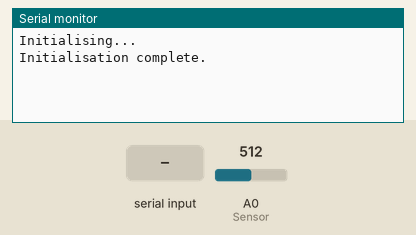
Simulated run of this sketch. Board: Arduino Uno, built with avr-gcc and run on an emulated ATmega328P. Parts: the last lines printed to the serial monitor. The inputs (shaded band) are chosen by the test bench; at power-on: A0 (Sensor) = 512.

Above: at 1.4 s.
1.5 s: "30,150\n" received over Serial
At 3.8 s:
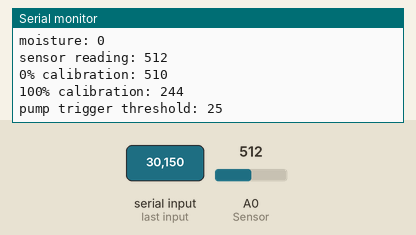
4.1 s: "2\n" received over Serial
At 4.7 s:
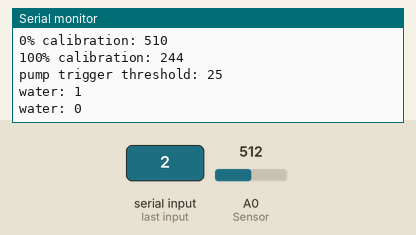

The sketch:

watering.ino
```cpp
const int AirValue = 510;   //needs to be callibrated with air
const int WaterValue = 244; //needs to be callibrated with water
int waterThreasholdPercent = 25; //the percentage that the soil must be under to water plant
int soilMoistureValue = 0; //reading from sensor
int soilmoisturepercent = 0; //reading from sensor in precent
int loopDataLog = 2700;
char incomingByte; // for incoming serial data

void setup() {
  // put your setup code here, to run once:
  Serial.begin(9600);
  Serial.println("Initialising...");
  delay(100); //Allow for serial print to complete


  Serial.println("Initialisation complete.");
  delay(100); //Allow for serial print to complete.
}

void loop() {

    if (Serial.available() > 0) {
      incomingByte = Serial.read();
      int triggerCheck = atoi(&incomingByte);
      if(triggerCheck == 1){
        measureSoilMoisture();
        triggerCheck = 0;
        delay(100);
      }else if(triggerCheck == 2){
        waterPlant();
        triggerCheck = 0;
        delay(100);
      }
  }
  delay(300);

}

void waterPlant(){
   measureSoilMoisture();
   if (soilmoisturepercent < waterThreasholdPercent){
    triggerPump();
  }else{}
  Serial.println("water: 0");
}

void measureSoilMoisture() {
  soilMoistureValue = analogRead(A0);  //put Sensor insert into soil
  soilmoisturepercent = map(soilMoistureValue, AirValue, WaterValue, 0, 100);

  if(soilmoisturepercent >= 100)
   {
     handleData(100);
   }
   else if(soilmoisturepercent <= 0)
   {
     handleData(0);
   }
   else if(soilmoisturepercent > 0 && soilmoisturepercent < 100)
   {
     handleData(soilmoisturepercent);

   }
}

void triggerPump(){
  //this is where I shall trigger the pump
  Serial.println("water: 1");
}

void handleData( int percent){

  //this is where I will send data to pi through serial.
  Serial.print("moisture: ");
  Serial.println(percent);

    Serial.print("sensor reading: ");
  Serial.println(soilMoistureValue);

  Serial.print("0% calibration: ");
  Serial.println(AirValue);

  Serial.print("100% calibration: ");
  Serial.println(WaterValue);

  Serial.print("pump trigger threshold: ");
  Serial.println(waterThreasholdPercent);
}
```

Measured:
- after the input at 1.5 s, the serial monitor: prints a new line after 1.1 s (image 1)
- after the input at 4.1 s, the serial monitor: prints a new line after 0.25 s (image 2)
